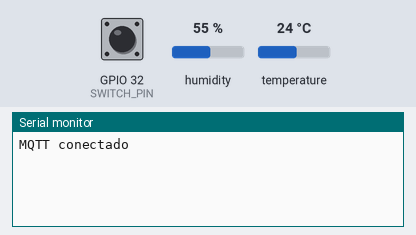
Recording of a sketch running on a simulated ESP32. Parts: the last lines printed to the serial monitor. The inputs (shaded band) are chosen by the test bench; at power-on: GPIO 32 (SWITCH_PIN) HIGH, temperature 24 °C, humidity 55 %. WiFi joins after 1.5 s; servers stay silent unless stated; no MQTT or app messages arrive unless stated.

Above: at 2.7 s.
2.8 s: GPIO 32 (SWITCH_PIN) pulled LOW for 0.15 s
At 3.6 s:
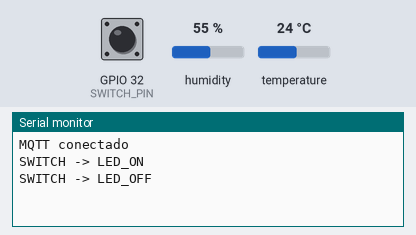
4.5 s: temperature set to 12 °C
At 11.5 s:
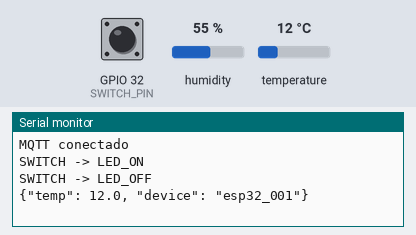
18.5 s: temperature set to 19 °C
At 21.5 s:
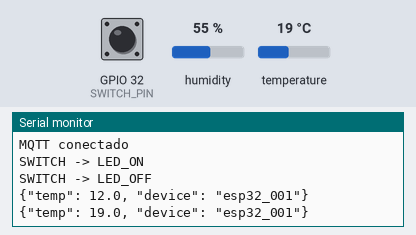

Measured:
- after the input at 2.8 s, the serial monitor: prints a new line at once (image 1)
- after the input at 4.5 s, the serial monitor: prints a new line after 5.5 s (image 2)
- after the input at 18.5 s, the serial monitor: prints a new line after 1.5 s (image 3)

The sketch:

sketch.ino
```cpp
#include <WiFi.h>
#include <WiFiClientSecure.h>
#include <PubSubClient.h>
#include "DHT.h"

// =====================
// 📌 PINOS
// =====================
#define DHTPIN 4
#define DHTTYPE DHT22
#define SWITCH_PIN 32

DHT dht(DHTPIN, DHTTYPE);

// =====================
// 📡 WIFI
// =====================
const char* ssid = "Wokwi-GUEST";
const char* password = "";

// =====================
// 🌐 MQTT
// =====================
const char* mqtt_server = "e2f1f223343c4ecab1890a4c12312999.s1.eu.hivemq.cloud";
const int mqtt_port = 8883;
const char* mqtt_user = "BibiGica";
const char* mqtt_pass = "BibiGica123";

WiFiClientSecure espClient;
PubSubClient client(espClient);

// =====================
unsigned long lastSend = 0;
const unsigned long interval = 10000;

// controle do switch
bool lastSwitchState = HIGH;

// =====================
void setup() {
  Serial.begin(115200);

  dht.begin();
  pinMode(SWITCH_PIN, INPUT_PULLUP);

  espClient.setInsecure();

  setup_wifi();
  client.setServer(mqtt_server, mqtt_port);
}

// =====================
void loop() {

  if (!client.connected()) {
    reconnect();
  }

  client.loop();

  // 🌡️ TEMPERATURA
  if (millis() - lastSend >= interval) {
    lastSend = millis();

    float temperatura = dht.readTemperature();

    if (!isnan(temperatura)) {
      String msg = "{\"temp\": " + String(temperatura, 1) + ", \"device\": \"esp32_001\"}";
      client.publish("iot/turma2025/temperatura", msg.c_str());
      Serial.println(msg);
    }
  }

  // 🔘 SWITCH
  bool currentState = digitalRead(SWITCH_PIN);

  if (currentState != lastSwitchState) {

    if (currentState == LOW) {
      client.publish("iot/turma2025/comando", "LED_ON");
      Serial.println("SWITCH -> LED_ON");
    } else {
      client.publish("iot/turma2025/comando", "LED_OFF");
      Serial.println("SWITCH -> LED_OFF");
    }

    delay(200); // debounce simples
  }

  lastSwitchState = currentState;
}

// =====================
void setup_wifi() {
  WiFi.begin(ssid, password);
  while (WiFi.status() != WL_CONNECTED) {
    delay(500);
  }
}

// =====================
void reconnect() {
  while (!client.connected()) {
    if (client.connect("esp32_sensor", mqtt_user, mqtt_pass)) {
      Serial.println("MQTT conectado");
    } else {
      delay(2000);
    }
  }
}
```
